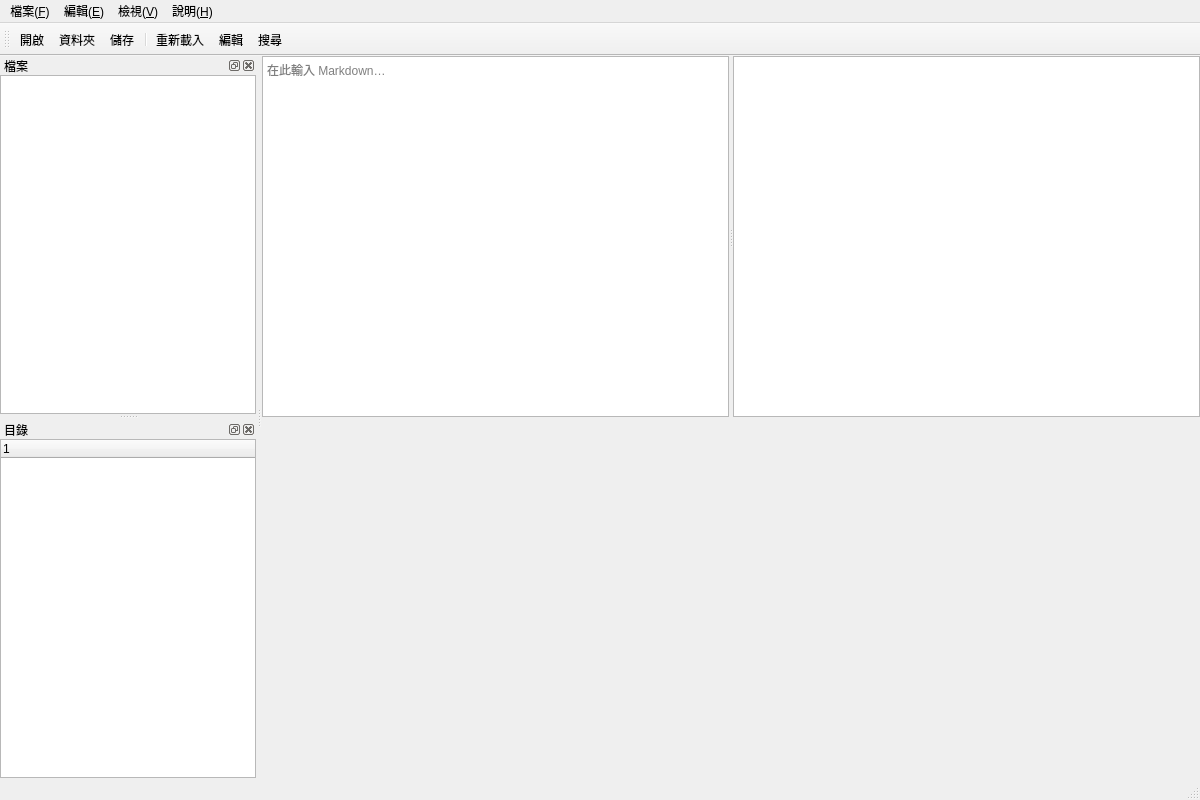
<?xml version="1.0" encoding="UTF-8"?>
<ui version="4.0">
 <class>MainWindow</class>
 <widget class="QMainWindow" name="MainWindow">
  <property name="geometry">
   <rect>
    <x>0</x>
    <y>0</y>
    <width>1200</width>
    <height>800</height>
   </rect>
  </property>
  <property name="windowTitle">
   <string>qMDView</string>
  </property>
  <property name="acceptDrops">
   <bool>true</bool>
  </property>
  <widget class="QWidget" name="centralwidget">
   <layout class="QVBoxLayout" name="centralLayout">
    <property name="spacing">
     <number>0</number>
    </property>
    <property name="leftMargin">
     <number>0</number>
    </property>
    <property name="topMargin">
     <number>0</number>
    </property>
    <property name="rightMargin">
     <number>0</number>
    </property>
    <property name="bottomMargin">
     <number>0</number>
    </property>
    <item>
     <widget class="QSplitter" name="splitter">
      <property name="orientation">
       <enum>Qt::Horizontal</enum>
      </property>
      <property name="childrenCollapsible">
       <bool>false</bool>
      </property>
      <widget class="QPlainTextEdit" name="editor">
       <property name="placeholderText">
        <string>在此輸入 Markdown…</string>
       </property>
      </widget>
      <widget class="MarkdownView" name="preview"/>
     </widget>
    </item>
    <item>
     <widget class="FindBar" name="findBar" native="true"/>
    </item>
   </layout>
  </widget>
  <widget class="QMenuBar" name="menubar">
   <property name="geometry">
    <rect>
     <x>0</x>
     <y>0</y>
     <width>1200</width>
     <height>22</height>
    </rect>
   </property>
   <widget class="QMenu" name="menuFile">
    <property name="title">
     <string>檔案(&amp;F)</string>
    </property>
    <widget class="QMenu" name="menuRecent">
     <property name="title">
      <string>最近開啟(&amp;R)</string>
     </property>
    </widget>
    <addaction name="actionNew"/>
    <addaction name="actionOpen"/>
    <addaction name="actionOpenFolder"/>
    <addaction name="menuRecent"/>
    <addaction name="separator"/>
    <addaction name="actionSave"/>
    <addaction name="actionSaveAs"/>
    <addaction name="separator"/>
    <addaction name="actionReload"/>
    <addaction name="separator"/>
    <addaction name="actionExit"/>
   </widget>
   <widget class="QMenu" name="menuEdit">
    <property name="title">
     <string>編輯(&amp;E)</string>
    </property>
    <addaction name="actionToggleEditor"/>
    <addaction name="actionSyncScroll"/>
    <addaction name="separator"/>
    <addaction name="actionFind"/>
    <addaction name="actionFindNext"/>
    <addaction name="actionFindPrevious"/>
   </widget>
   <widget class="QMenu" name="menuView">
    <property name="title">
     <string>檢視(&amp;V)</string>
    </property>
    <widget class="QMenu" name="menuLanguage">
     <property name="title">
      <string>語言(&amp;L)</string>
     </property>
    </widget>
    <addaction name="actionZoomIn"/>
    <addaction name="actionZoomOut"/>
    <addaction name="actionZoomReset"/>
    <addaction name="separator"/>
    <addaction name="menuLanguage"/>
   </widget>
   <widget class="QMenu" name="menuHelp">
    <property name="title">
     <string>說明(&amp;H)</string>
    </property>
    <addaction name="actionAbout"/>
    <addaction name="actionAboutQt"/>
   </widget>
   <addaction name="menuFile"/>
   <addaction name="menuEdit"/>
   <addaction name="menuView"/>
   <addaction name="menuHelp"/>
  </widget>
  <widget class="QToolBar" name="mainToolBar">
   <property name="windowTitle">
    <string>工具列</string>
   </property>
   <property name="toolButtonStyle">
    <enum>Qt::ToolButtonTextBesideIcon</enum>
   </property>
   <attribute name="toolBarArea">
    <enum>TopToolBarArea</enum>
   </attribute>
   <attribute name="toolBarBreak">
    <bool>false</bool>
   </attribute>
   <addaction name="actionOpen"/>
   <addaction name="actionOpenFolder"/>
   <addaction name="actionSave"/>
   <addaction name="separator"/>
   <addaction name="actionReload"/>
   <addaction name="actionToggleEditor"/>
   <addaction name="actionFind"/>
  </widget>
  <widget class="QStatusBar" name="statusbar"/>
  <widget class="QDockWidget" name="dockFiles">
   <property name="windowTitle">
    <string>檔案</string>
   </property>
   <attribute name="dockWidgetArea">
    <number>1</number>
   </attribute>
   <widget class="QWidget" name="dockFilesContents">
    <layout class="QVBoxLayout" name="dockFilesLayout">
     <property name="leftMargin">
      <number>0</number>
     </property>
     <property name="topMargin">
      <number>0</number>
     </property>
     <property name="rightMargin">
      <number>0</number>
     </property>
     <property name="bottomMargin">
      <number>0</number>
     </property>
     <item>
      <widget class="QTreeView" name="fileTree">
       <property name="headerHidden">
        <bool>true</bool>
       </property>
      </widget>
     </item>
    </layout>
   </widget>
  </widget>
  <widget class="QDockWidget" name="dockToc">
   <property name="windowTitle">
    <string>目錄</string>
   </property>
   <attribute name="dockWidgetArea">
    <number>1</number>
   </attribute>
   <widget class="QWidget" name="dockTocContents">
    <layout class="QVBoxLayout" name="dockTocLayout">
     <property name="leftMargin">
      <number>0</number>
     </property>
     <property name="topMargin">
      <number>0</number>
     </property>
     <property name="rightMargin">
      <number>0</number>
     </property>
     <property name="bottomMargin">
      <number>0</number>
     </property>
     <item>
      <widget class="TocWidget" name="tocTree"/>
     </item>
    </layout>
   </widget>
  </widget>
  <action name="actionNew">
   <property name="text">
    <string>新增(&amp;N)</string>
   </property>
   <property name="shortcut">
    <string>Ctrl+N</string>
   </property>
  </action>
  <action name="actionOpen">
   <property name="text">
    <string>開啟檔案(&amp;O)…</string>
   </property>
   <property name="iconText">
    <string>開啟</string>
   </property>
   <property name="shortcut">
    <string>Ctrl+O</string>
   </property>
  </action>
  <action name="actionOpenFolder">
   <property name="text">
    <string>開啟資料夾(&amp;D)…</string>
   </property>
   <property name="iconText">
    <string>資料夾</string>
   </property>
   <property name="shortcut">
    <string>Ctrl+Shift+O</string>
   </property>
  </action>
  <action name="actionSave">
   <property name="text">
    <string>儲存(&amp;S)</string>
   </property>
   <property name="iconText">
    <string>儲存</string>
   </property>
   <property name="shortcut">
    <string>Ctrl+S</string>
   </property>
  </action>
  <action name="actionSaveAs">
   <property name="text">
    <string>另存新檔(&amp;A)…</string>
   </property>
   <property name="shortcut">
    <string>Ctrl+Shift+S</string>
   </property>
  </action>
  <action name="actionReload">
   <property name="text">
    <string>重新載入(&amp;L)</string>
   </property>
   <property name="iconText">
    <string>重新載入</string>
   </property>
   <property name="shortcut">
    <string>F5</string>
   </property>
  </action>
  <action name="actionExit">
   <property name="text">
    <string>結束(&amp;X)</string>
   </property>
  </action>
  <action name="actionToggleEditor">
   <property name="checkable">
    <bool>true</bool>
   </property>
   <property name="text">
    <string>編輯模式(&amp;E)</string>
   </property>
   <property name="iconText">
    <string>編輯</string>
   </property>
   <property name="toolTip">
    <string>顯示／隱藏原始碼編輯器（左邊編輯、右邊即時預覽）</string>
   </property>
   <property name="shortcut">
    <string>Ctrl+E</string>
   </property>
  </action>
  <action name="actionSyncScroll">
   <property name="checkable">
    <bool>true</bool>
   </property>
   <property name="checked">
    <bool>true</bool>
   </property>
   <property name="text">
    <string>預覽跟隨編輯器捲動</string>
   </property>
  </action>
  <action name="actionFind">
   <property name="text">
    <string>搜尋(&amp;F)…</string>
   </property>
   <property name="iconText">
    <string>搜尋</string>
   </property>
   <property name="shortcut">
    <string>Ctrl+F</string>
   </property>
  </action>
  <action name="actionFindNext">
   <property name="text">
    <string>找下一個</string>
   </property>
   <property name="shortcut">
    <string>F3</string>
   </property>
  </action>
  <action name="actionFindPrevious">
   <property name="text">
    <string>找上一個</string>
   </property>
   <property name="shortcut">
    <string>Shift+F3</string>
   </property>
  </action>
  <action name="actionZoomIn">
   <property name="text">
    <string>放大(&amp;I)</string>
   </property>
   <property name="shortcut">
    <string>Ctrl++</string>
   </property>
  </action>
  <action name="actionZoomOut">
   <property name="text">
    <string>縮小(&amp;O)</string>
   </property>
   <property name="shortcut">
    <string>Ctrl+-</string>
   </property>
  </action>
  <action name="actionZoomReset">
   <property name="text">
    <string>原始大小</string>
   </property>
   <property name="shortcut">
    <string>Ctrl+0</string>
   </property>
  </action>
  <action name="actionAbout">
   <property name="text">
    <string>關於 qMDView(&amp;A)</string>
   </property>
  </action>
  <action name="actionAboutQt">
   <property name="text">
    <string>關於 Qt</string>
   </property>
  </action>
 </widget>
 <customwidgets>
  <customwidget>
   <class>MarkdownView</class>
   <extends>QTextBrowser</extends>
   <header>markdownview.h</header>
  </customwidget>
  <customwidget>
   <class>TocWidget</class>
   <extends>QTreeWidget</extends>
   <header>tocwidget.h</header>
  </customwidget>
  <customwidget>
   <class>FindBar</class>
   <extends>QWidget</extends>
   <header>findbar.h</header>
  </customwidget>
 </customwidgets>
 <resources/>
 <connections/>
</ui>
